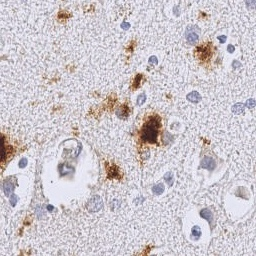
#> input picture neuron_seg/image/NA4009-02_AB_10_10_14.jpg, 256 x 256 px
$ python hist_img.py --image ../image/NA4009-02_AB_10_10_14.jpg
#> lines starting #> are read from the running program, lines starting #| are printed output that depends on the picture
import cv2
import matplotlib.pyplot as plt
import argparse

# construct the argument parser and parse the arguments
ap = argparse.ArgumentParser()
ap.add_argument("-i", "--image", required=True, help='path to the image')
args = vars(ap.parse_args())

# generate histogram of the score image
score_img = cv2.imread(args["image"])
#> score_img is the input picture: shape (256, 256, 3); mean B, G, R 205.7, 199.3, 205.6

plt.hist(score_img.ravel(), 256, [0,256])
plt.show()
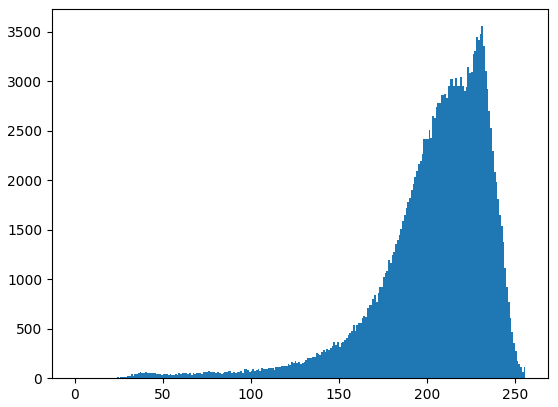
#> figure drawn by matplotlib, 1 panel; tallest bar 3558 high, from x = 231 to 232

$ run again, on neuron_seg/image/score_image.png
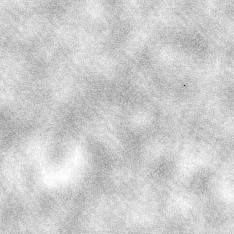
#> input picture neuron_seg/image/score_image.png, 234 x 234 px
#> score_img is the input picture: shape (234, 234, 3); min 19, max 255, mean 205
#> `plt.show()`:
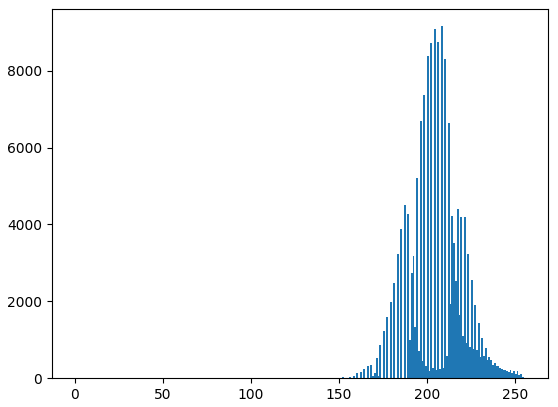
#> figure drawn by matplotlib, 1 panel; tallest bar 9159 high, from x = 208 to 209
